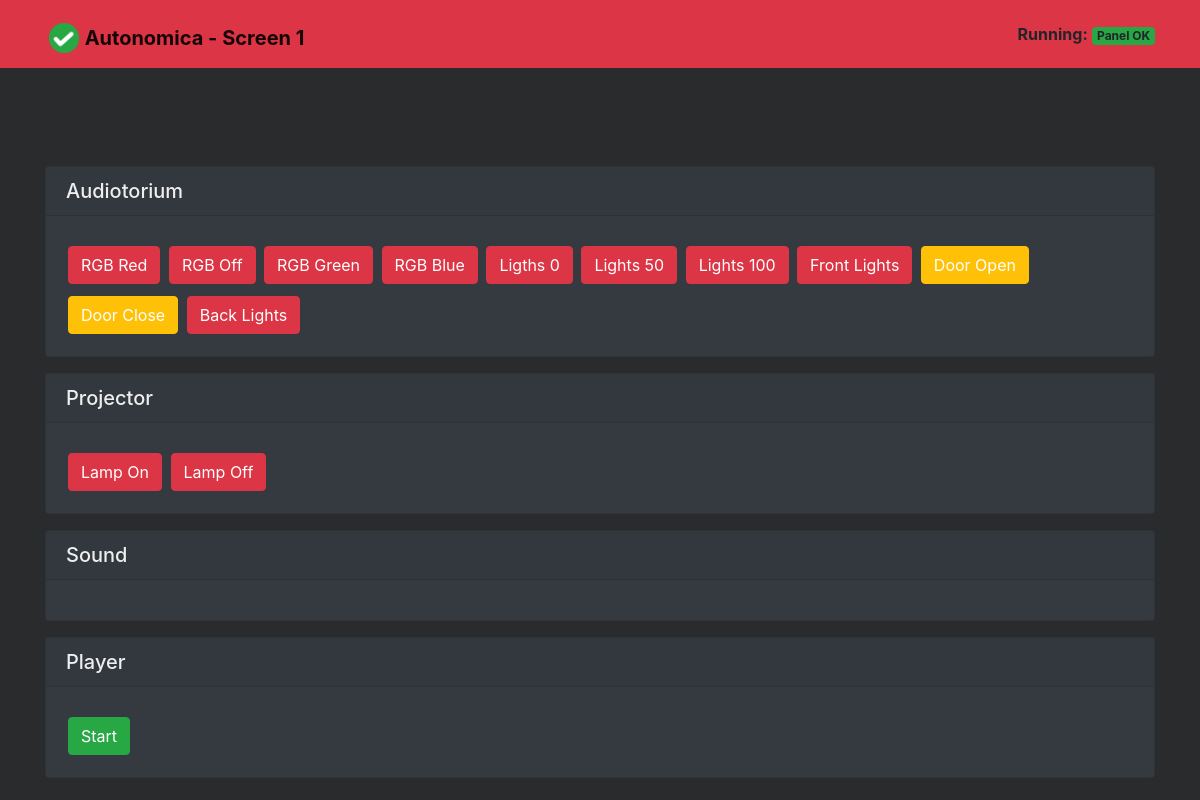
The page /screen/fullscreen/1 on the database as committed earlier.
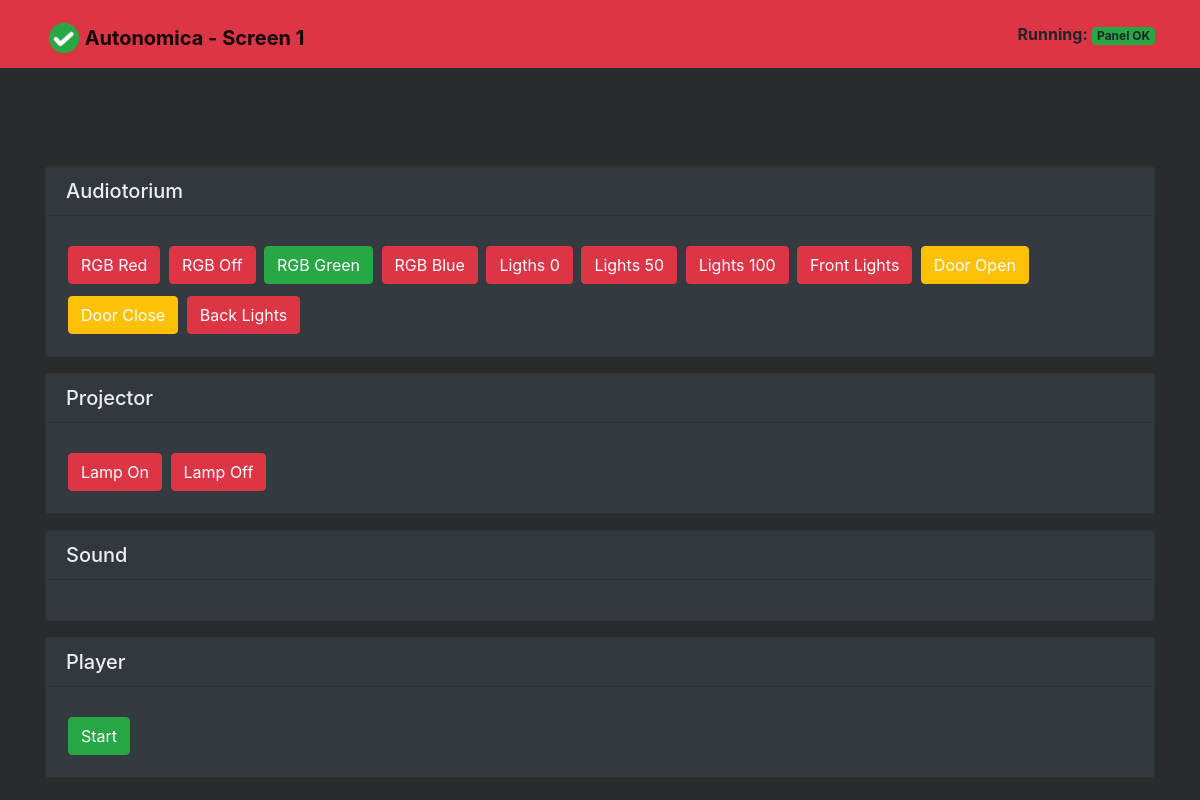
The same page on the database as committed later.
### autonomica/views.py (the view, shortened to what this page needs)
# urls.py: path('screen/fullscreen/<int:screen_pk>', views.fullscreen, name='fullscreen'),
def fullscreen(request, screen_pk):
    screen = get_object_or_404(Screen, pk=screen_pk)
    macro = Macro.objects.filter(screen_id=screen_pk).order_by('-name')
    device = Device.objects.filter(screen_id=screen_pk).order_by('-name')
    if request.method == 'GET':
        formS = ScreenForm(instance=screen)
        return render(request, 'autonomica/fullscreen.html',
                      {'screen': screen, 'form': formS, 'macros': macro, 'devices': device})

### templates/autonomica/fullscreen.html (shortened to what this page needs)
{% extends "autonomica/basefullscreen.html" %}
{% block content %}
    <div class="row justify-content-left mt-5">
        <div class="col-md-5">
        </div>
    </div>
    <div class="row justify-content-center mt-5">
        <div class="col-md-5">
        </div>
    </div>
    <div class="card text-white bg-dark mb-3">
        <h5 class="card-header">Audiotorium</h5>
        <div class="card-body">
            {% for macro in macros %}
                {% if macro.category == 'a' %}
                    <a class="btn btn-{{ macro.colors }}"
                       onclick="runMacro('{{ macro.device.ip }}', '{{ macro.device.port }}','{{ macro.command }}')">{{ macro.name }}</a>
                {% endif %}
            {% endfor %}
        </div>
    </div>
    <div class="card text-white bg-dark mb-3">
        <h5 class="card-header">Projector</h5>
        <div class="card-body">
            {% for macro in macros %}
                {% if macro.category == 'p' %}
                    <a class="btn btn-{{ macro.colors }}"
                       onclick="runMacro('{{ macro.device.ip }}', '{{ macro.device.port }}','{{ macro.command }}')">{{ macro.name }}</a>
                {% endif %}
            {% endfor %}
        </div>
    </div>
    <div class="card text-white bg-dark mb-3">
        <h5 class="card-header">Sound</h5>
        <div class="card-body">
        </div>
    </div>
    <div class="card text-white bg-dark mb-3">
        <h5 class="card-header">Player</h5>
        <div class="card-body">
            {% for macro in macros %}
                {% if macro.category == 'm' %}
                    <a class="btn btn-{{ macro.colors }}"
                       onclick="runMacro('{{ macro.device.ip }}', '{{ macro.device.port }}','{{ macro.command }}')">{{ macro.name }}</a>
                {% endif %}
            {% endfor %}
        </div>
    </div>
{% endblock %}

Rows that differ between the two databases and show on the page:
changed Macro "RGB Green": colors "danger" → "success" (drawn)
